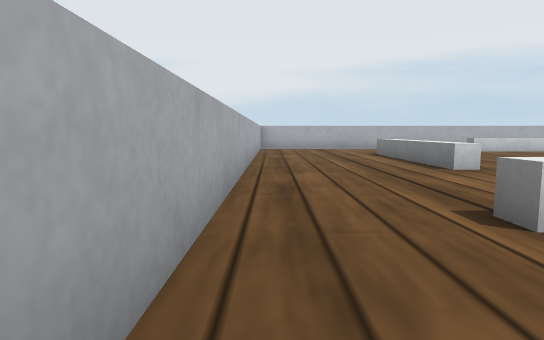
view 1 (above)

18 first-person views from a walk through a robot-simulator world made for Webots. The camera is 0.07 m above the floor, tilts 6° down and sees 75° across. The floor is counted in squares, 0.1 m on a side. Each view is taken from the middle of a square. On the plan, view 1 faces up. The plan holds only what a view shows up to about 11 squares ahead; the rest is blank. The robots in the file are not drawn. Simple shapes and patterns stand in for the simulator's stock objects.

view 2
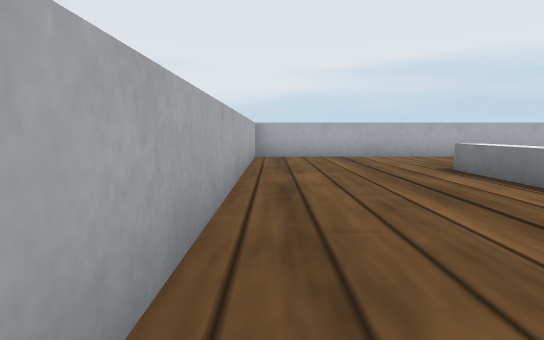

view 3
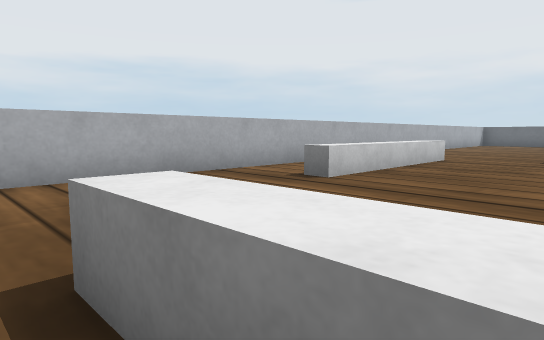

view 4
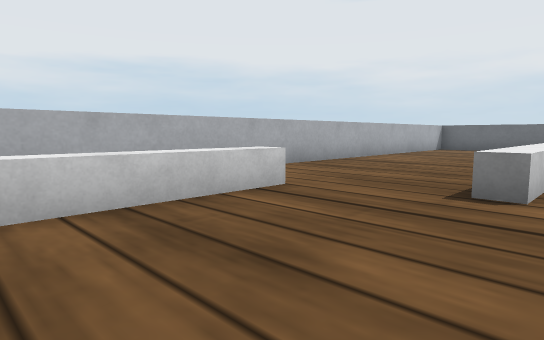

view 5
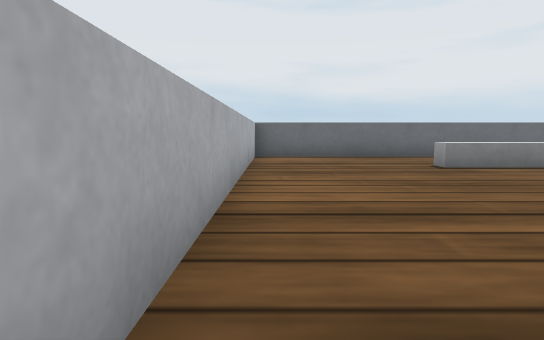

view 6
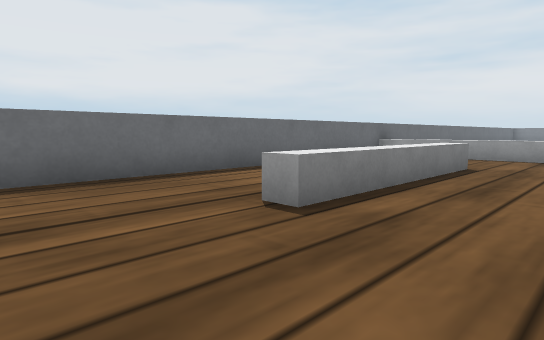

view 7
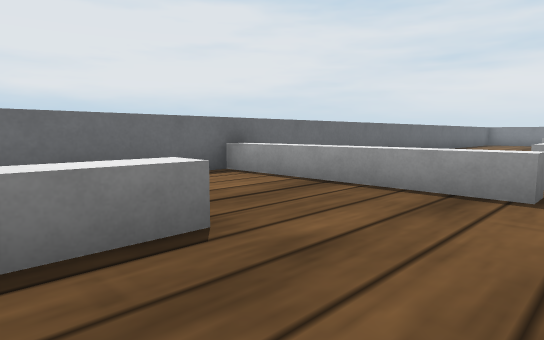

view 8
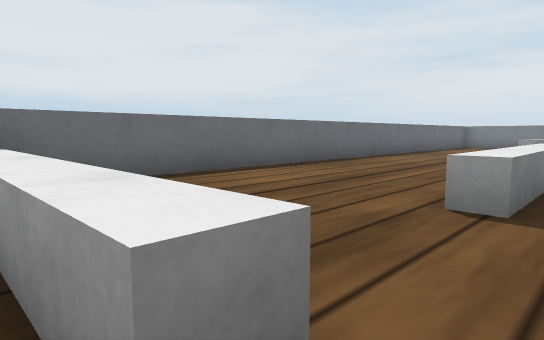

view 9
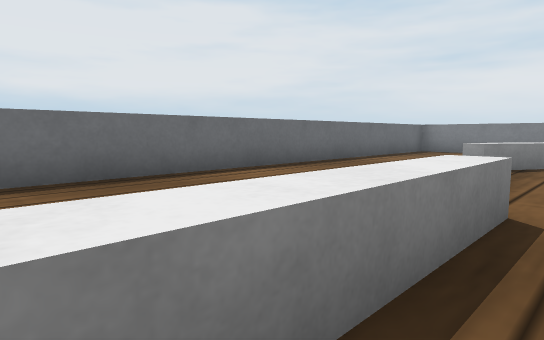

view 10
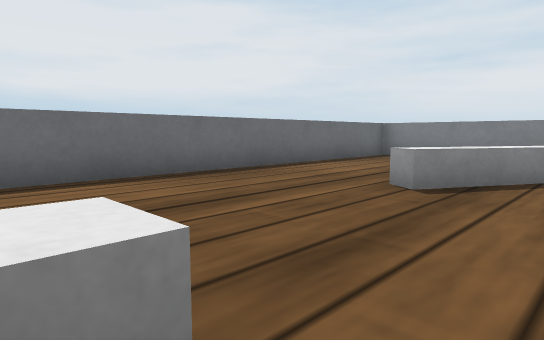

view 11
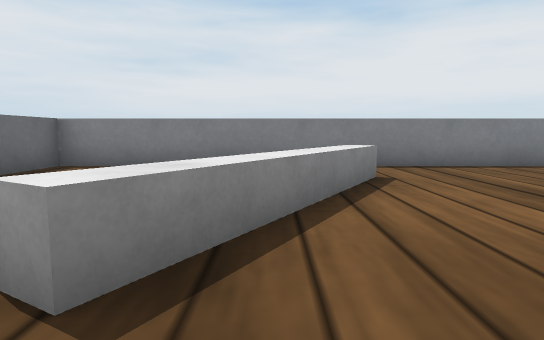

view 12
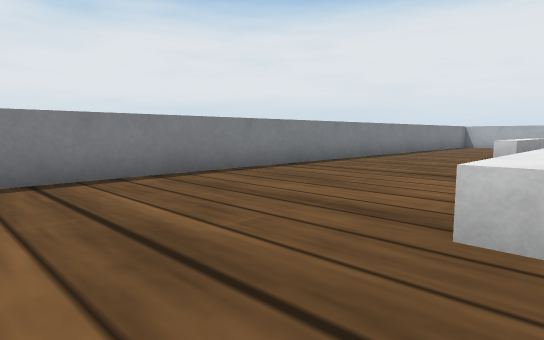

view 13
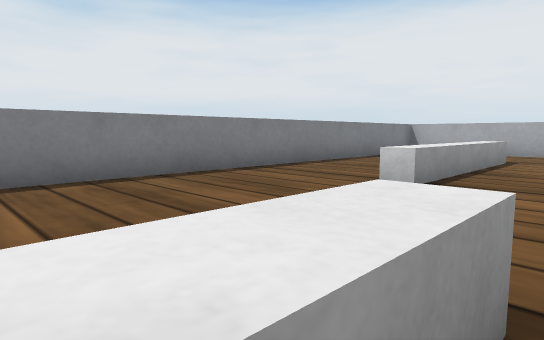

view 14
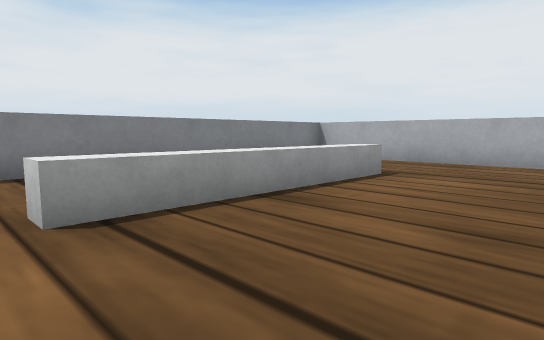

view 15
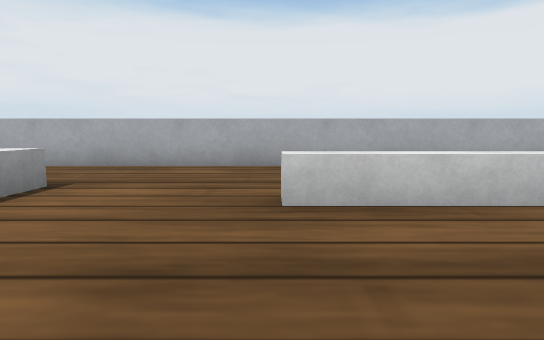

view 16
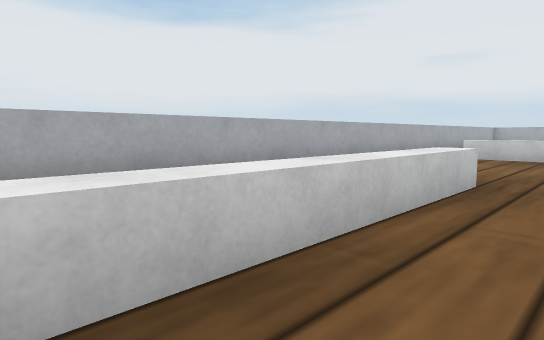

view 17
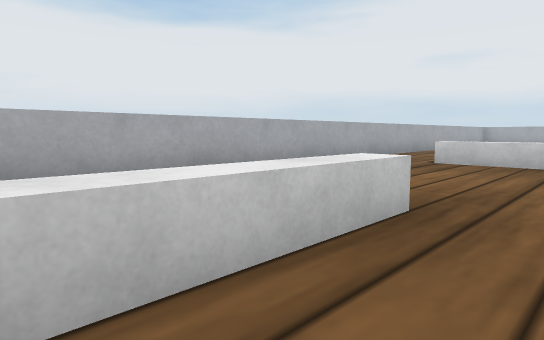

view 18
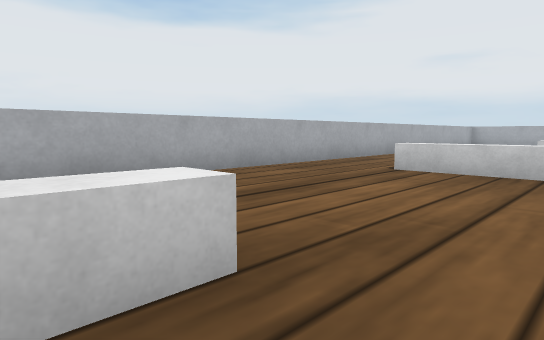

### Floor plan
Points are (right, up) in squares from view 1. A wall is a line through its corners. A room is listed if a view was taken in it or the views show most of it. See-through windows are left out.
Room 1 (views 1, 2, 3, 4, 5, 6, 7, 8, 9, 10, 11, 12, 13, 14, 15, 16, 17, 18)
walls: (-0.5, 15.1) (-0.5, -14.5) (24.5, -14.5) (24.5, 15.5); (24.1, 15.5) (-0.5, 15.5)
low walls: (4.3, 2.4) (1.9, 2.4) (1.9, 3); (19.6, 3.1) (19.6, 3.7) (24.5, 3.7); (3.7, -2.9) (3.7, -7.9) (3.1, -7.9); (19.6, -4.5) (19.6, 0.6) (20.3, 0.6); (10.5, -9.2) (11.9, -9.2); (15.6, -9.2) (15.6, -9.7); (4, 6.7) (3.5, 6.7) (3.5, 11.8); (14.1, 10.6) (13.2, 10.6) (13.2, 11.2); (21.1, 6.4) (21.1, 11.5) (21.8, 11.5); (12.6, 13.3) (7.6, 13.3) (7.6, 13.9); (18.3, -12.7) (20.8, -8.3) (21.3, -8.6); (2.4, -10.9) (7.4, -10.9) (7.4, -11.5)

Positions as (right, up) in squares from view 1, and headings:
1: (0, 0), facing up
2: (0, 5), facing up
3: (3, 10), facing up-right
4: (9, 10), facing up-right
5: (14, 15), facing right
6: (19, 14), facing down-right
7: (19, 8), facing down-right
8: (19, 4), facing down-right
9: (19, -1), facing down-right
10: (19, -4), facing down-right
11: (20, -7), facing down
12: (18, -9), facing down-left
13: (12, -9), facing down-left
14: (8, -8), facing down-left
15: (7, -8), facing left
16: (5, -8), facing up-left
17: (5, -6), facing up-left
18: (5, -4), facing up-left
